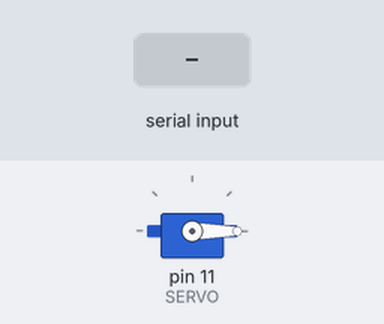
Bench run of a sketch on a simulated Arduino Uno, built with avr-gcc and run on an emulated ATmega328P. Parts: servo. Inputs (shaded band) come from the test bench.

Above: at 1.2 s.
1.3 s: "w" received over Serial
At 2.2 s:
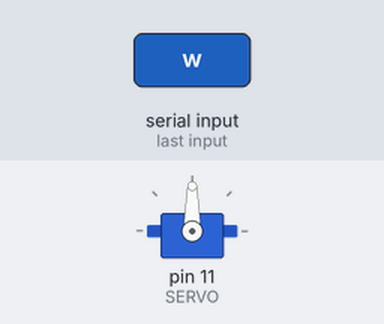
2.8 s: "e" received over Serial
At 3.4 s:
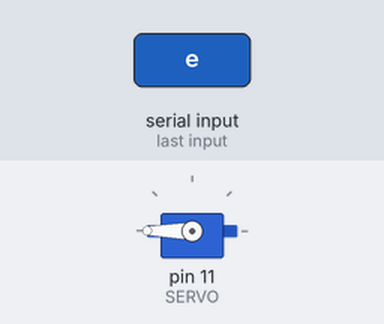
4.3 s: "q" received over Serial
At 5.7 s:
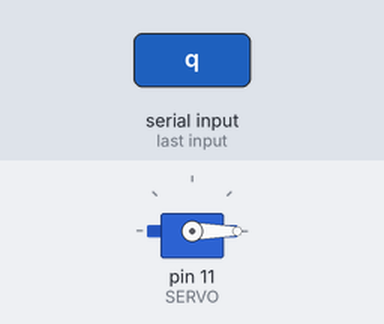
Timing chart, 0 to 7.3 s (numbered marks = the images above; inputs shaded):
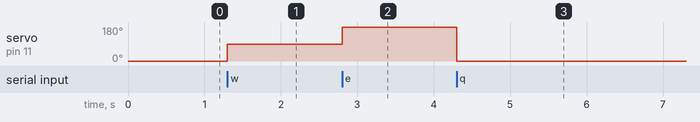

The sketch:

challange114.ino
```cpp
#include <Servo.h>

enum STATUS {D0 = 0, D90, D180};

int const SERVO = 11;
Servo sv;

volatile char _key_now;
volatile char _key_pre;
volatile STATUS _status;

void setup() {
  // 시리얼설정
  Serial.begin(9600);

  // 핀모드 설정
  sv.attach(SERVO);
}

void loop() {
  // put your main code here,z to run repeatedly:
  // 키 입력
  _key_now = Serial.read();

  // 키값에 의한 모드 변경
  if (_key_now != _key_pre){
    if (_key_now == 'q')
      _status = D0;
    else if (_key_now == 'w')
      _status = D90;
    else if (_key_now == 'e')
      _status = D180;
  }

  // 모드에 따른 제어
  if (_status == D0)
    sv.write(0);
  else if (_status == D90)
    sv.write(90);
  else if (_status == D180)
    sv.write(180);

  _key_pre = _key_now;
}
```

Measured:
- after the input at 1.3 s, servo on pin 11 (SERVO): 0° → 90° at once
- after the input at 2.8 s, servo on pin 11 (SERVO): 90° → 180° at once
- after the input at 4.3 s, servo on pin 11 (SERVO): 180° → 0° at once
